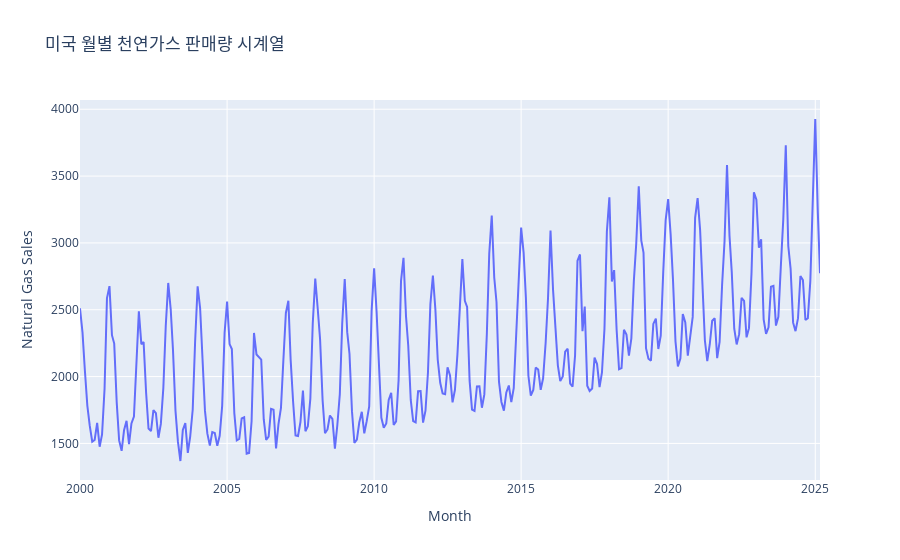

Notebook code cell kept with this figure:
### Code cell
import pandas as pd
url = "https://fred.stlouisfed.org/data/NATURALGAS.txt"
df = pd.read_html(url)
df_gas = df[1]
df_gas.columns = ['Month', 'Natural Gas Sales']
df_gas['Month'] = pd.to_datetime(df_gas['Month'])
df_gas.set_index('Month', inplace=True)

fig = px.line(df_gas, x=df_gas.index, y='Natural Gas Sales', title='미국 월별 천연가스 판매량 시계열')
fig.show()

### Figure 1 — Plotly figure (JSON) as saved in the notebook; plotly's stock layout.template omitted (floating-point values rounded to 4 significant figures; data arrays with more than 128 entries replaced by an {"elided": "..."} marker saying what was removed)
{"data": [{"hovertemplate": "Month=%{x}<br>Natural Gas Sales=%{y}<extra></extra>", "legendgroup": "", "line": {"color": "#636efa", "dash": "solid"}, "marker": {"symbol": "circle"}, "mode": "lines", "name": "", "orientation": "v", "showlegend": false, "type": "scatter", "x": {"elided": "303 str values"}, "xaxis": "x", "y": {"elided": "303 float values"}, "yaxis": "y"}], "layout": {"legend": {"tracegroupgap": 0}, "title": {"text": "미국 월별 천연가스 판매량 시계열"}, "xaxis": {"anchor": "y", "domain": [0, 1], "title": {"text": "Month"}}, "yaxis": {"anchor": "x", "domain": [0, 1], "title": {"text": "Natural Gas Sales"}}}}
